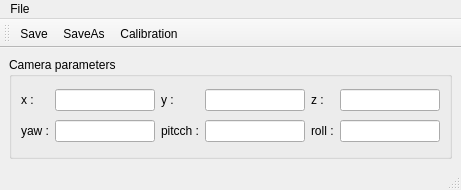
<?xml version="1.0" encoding="UTF-8"?>
<ui version="4.0">
 <class>MainWindow</class>
 <widget class="QMainWindow" name="MainWindow">
  <property name="geometry">
   <rect>
    <x>0</x>
    <y>0</y>
    <width>461</width>
    <height>190</height>
   </rect>
  </property>
  <property name="windowTitle">
   <string>Calibration one RGB-D camera</string>
  </property>
  <widget class="QWidget" name="centralwidget">
   <layout class="QHBoxLayout" name="horizontalLayout">
    <item>
     <widget class="QGroupBox" name="groupBox">
      <property name="title">
       <string>Camera parameters</string>
      </property>
      <layout class="QGridLayout" name="gridLayout">
       <item row="1" column="1">
        <widget class="QLineEdit" name="lineEdit_yaw">
         <property name="enabled">
          <bool>true</bool>
         </property>
         <property name="readOnly">
          <bool>true</bool>
         </property>
        </widget>
       </item>
       <item row="1" column="0">
        <widget class="QLabel" name="label_4">
         <property name="text">
          <string>yaw :</string>
         </property>
        </widget>
       </item>
       <item row="1" column="5">
        <widget class="QLineEdit" name="lineEdit_roll">
         <property name="enabled">
          <bool>true</bool>
         </property>
         <property name="readOnly">
          <bool>true</bool>
         </property>
        </widget>
       </item>
       <item row="0" column="3">
        <widget class="QLineEdit" name="lineEdit_y">
         <property name="enabled">
          <bool>true</bool>
         </property>
         <property name="readOnly">
          <bool>true</bool>
         </property>
        </widget>
       </item>
       <item row="0" column="5">
        <widget class="QLineEdit" name="lineEdit_z">
         <property name="enabled">
          <bool>true</bool>
         </property>
         <property name="readOnly">
          <bool>true</bool>
         </property>
        </widget>
       </item>
       <item row="0" column="4">
        <widget class="QLabel" name="label_3">
         <property name="text">
          <string>z :</string>
         </property>
        </widget>
       </item>
       <item row="0" column="0">
        <widget class="QLabel" name="label">
         <property name="text">
          <string>x :</string>
         </property>
        </widget>
       </item>
       <item row="1" column="3">
        <widget class="QLineEdit" name="lineEdit_pitch">
         <property name="enabled">
          <bool>true</bool>
         </property>
         <property name="readOnly">
          <bool>true</bool>
         </property>
        </widget>
       </item>
       <item row="1" column="4">
        <widget class="QLabel" name="label_6">
         <property name="text">
          <string>roll :</string>
         </property>
        </widget>
       </item>
       <item row="1" column="2">
        <widget class="QLabel" name="label_5">
         <property name="text">
          <string>pitcch :</string>
         </property>
        </widget>
       </item>
       <item row="0" column="2">
        <widget class="QLabel" name="label_2">
         <property name="text">
          <string>y :</string>
         </property>
        </widget>
       </item>
       <item row="0" column="1">
        <widget class="QLineEdit" name="lineEdit_x">
         <property name="enabled">
          <bool>true</bool>
         </property>
         <property name="readOnly">
          <bool>true</bool>
         </property>
        </widget>
       </item>
      </layout>
     </widget>
    </item>
   </layout>
  </widget>
  <widget class="QMenuBar" name="menubar">
   <property name="geometry">
    <rect>
     <x>0</x>
     <y>0</y>
     <width>461</width>
     <height>25</height>
    </rect>
   </property>
   <widget class="QMenu" name="menuFile">
    <property name="title">
     <string>File</string>
    </property>
    <addaction name="actionSave"/>
   </widget>
   <addaction name="menuFile"/>
  </widget>
  <widget class="QStatusBar" name="statusbar"/>
  <widget class="QToolBar" name="toolBar">
   <property name="windowTitle">
    <string>toolBar</string>
   </property>
   <attribute name="toolBarArea">
    <enum>TopToolBarArea</enum>
   </attribute>
   <attribute name="toolBarBreak">
    <bool>false</bool>
   </attribute>
   <addaction name="actionSave"/>
   <addaction name="actionSaveAs"/>
   <addaction name="actionCalibration"/>
  </widget>
  <action name="actionSave">
   <property name="text">
    <string>Save</string>
   </property>
  </action>
  <action name="actionCalibration">
   <property name="checkable">
    <bool>true</bool>
   </property>
   <property name="text">
    <string>Calibration</string>
   </property>
  </action>
  <action name="actionSaveAs">
   <property name="text">
    <string>SaveAs</string>
   </property>
  </action>
 </widget>
 <resources/>
 <connections/>
</ui>
